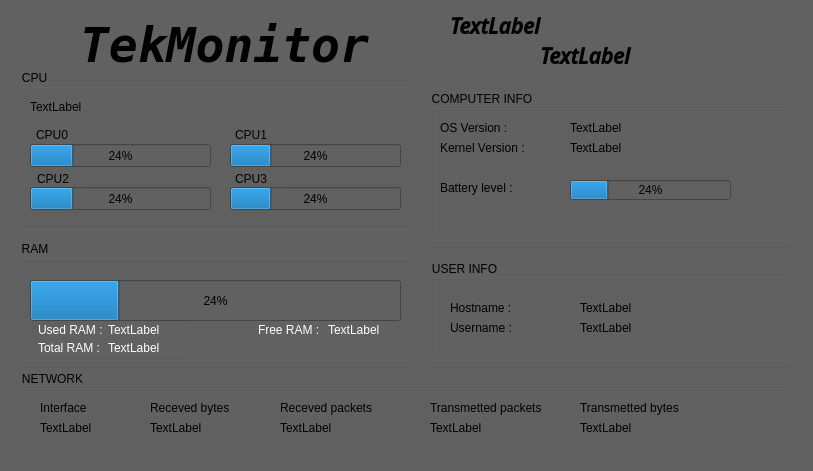
<?xml version="1.0" encoding="UTF-8"?>
<ui version="4.0">
 <class>MainWindow</class>
 <widget class="QMainWindow" name="MainWindow">
  <property name="enabled">
   <bool>true</bool>
  </property>
  <property name="geometry">
   <rect>
    <x>0</x>
    <y>0</y>
    <width>813</width>
    <height>471</height>
   </rect>
  </property>
  <property name="windowTitle">
   <string>TekMonitor</string>
  </property>
  <property name="windowIcon">
   <iconset>
    <normaloff>images/monitor.ico</normaloff>images/monitor.ico</iconset>
  </property>
  <property name="autoFillBackground">
   <bool>false</bool>
  </property>
  <property name="styleSheet">
   <string notr="true">background-color: #616161;</string>
  </property>
  <widget class="QWidget" name="centralWidget">
   <widget class="QGroupBox" name="groupBox">
    <property name="geometry">
     <rect>
      <x>20</x>
      <y>69</y>
      <width>391</width>
      <height>161</height>
     </rect>
    </property>
    <property name="styleSheet">
     <string notr="true"/>
    </property>
    <property name="title">
     <string>CPU</string>
    </property>
    <property name="flat">
     <bool>false</bool>
    </property>
    <widget class="QProgressBar" name="progressBar">
     <property name="geometry">
      <rect>
       <x>10</x>
       <y>118</y>
       <width>181</width>
       <height>23</height>
      </rect>
     </property>
     <property name="styleSheet">
      <string notr="true"/>
     </property>
     <property name="value">
      <number>24</number>
     </property>
    </widget>
    <widget class="QProgressBar" name="progressBar_2">
     <property name="geometry">
      <rect>
       <x>210</x>
       <y>118</y>
       <width>171</width>
       <height>23</height>
      </rect>
     </property>
     <property name="styleSheet">
      <string notr="true"/>
     </property>
     <property name="value">
      <number>24</number>
     </property>
    </widget>
    <widget class="QProgressBar" name="progressBar_3">
     <property name="geometry">
      <rect>
       <x>10</x>
       <y>75</y>
       <width>181</width>
       <height>23</height>
      </rect>
     </property>
     <property name="styleSheet">
      <string notr="true"/>
     </property>
     <property name="value">
      <number>24</number>
     </property>
    </widget>
    <widget class="QProgressBar" name="progressBar_6">
     <property name="geometry">
      <rect>
       <x>210</x>
       <y>75</y>
       <width>171</width>
       <height>23</height>
      </rect>
     </property>
     <property name="styleSheet">
      <string notr="true"/>
     </property>
     <property name="value">
      <number>24</number>
     </property>
    </widget>
    <widget class="QLabel" name="label_22">
     <property name="geometry">
      <rect>
       <x>16</x>
       <y>58</y>
       <width>53</width>
       <height>16</height>
      </rect>
     </property>
     <property name="text">
      <string>CPU0</string>
     </property>
    </widget>
    <widget class="QLabel" name="label_23">
     <property name="geometry">
      <rect>
       <x>215</x>
       <y>58</y>
       <width>53</width>
       <height>16</height>
      </rect>
     </property>
     <property name="text">
      <string>CPU1</string>
     </property>
    </widget>
    <widget class="QLabel" name="label_24">
     <property name="geometry">
      <rect>
       <x>17</x>
       <y>102</y>
       <width>53</width>
       <height>16</height>
      </rect>
     </property>
     <property name="text">
      <string>CPU2</string>
     </property>
    </widget>
    <widget class="QLabel" name="label_25">
     <property name="geometry">
      <rect>
       <x>215</x>
       <y>102</y>
       <width>53</width>
       <height>16</height>
      </rect>
     </property>
     <property name="text">
      <string>CPU3</string>
     </property>
    </widget>
    <widget class="QLabel" name="label_26">
     <property name="geometry">
      <rect>
       <x>10</x>
       <y>30</y>
       <width>341</width>
       <height>16</height>
      </rect>
     </property>
     <property name="text">
      <string>TextLabel</string>
     </property>
    </widget>
   </widget>
   <widget class="QLabel" name="label_3">
    <property name="geometry">
     <rect>
      <x>540</x>
      <y>40</y>
      <width>221</width>
      <height>31</height>
     </rect>
    </property>
    <property name="font">
     <font>
      <family>Open Sans Semibold</family>
      <pointsize>16</pointsize>
      <weight>75</weight>
      <italic>true</italic>
      <bold>true</bold>
     </font>
    </property>
    <property name="text">
     <string>TextLabel</string>
    </property>
   </widget>
   <widget class="QLabel" name="label_4">
    <property name="geometry">
     <rect>
      <x>450</x>
      <y>10</y>
      <width>221</width>
      <height>31</height>
     </rect>
    </property>
    <property name="font">
     <font>
      <family>Open Sans Semibold</family>
      <pointsize>16</pointsize>
      <weight>75</weight>
      <italic>true</italic>
      <bold>true</bold>
     </font>
    </property>
    <property name="text">
     <string>TextLabel</string>
    </property>
   </widget>
   <widget class="QGroupBox" name="groupBox_2">
    <property name="geometry">
     <rect>
      <x>20</x>
      <y>240</y>
      <width>391</width>
      <height>121</height>
     </rect>
    </property>
    <property name="title">
     <string>RAM</string>
    </property>
    <widget class="QProgressBar" name="progressBar_5">
     <property name="geometry">
      <rect>
       <x>10</x>
       <y>40</y>
       <width>371</width>
       <height>41</height>
      </rect>
     </property>
     <property name="styleSheet">
      <string notr="true"/>
     </property>
     <property name="value">
      <number>24</number>
     </property>
    </widget>
    <widget class="QLabel" name="label_6">
     <property name="geometry">
      <rect>
       <x>18</x>
       <y>82</y>
       <width>81</width>
       <height>16</height>
      </rect>
     </property>
     <property name="styleSheet">
      <string notr="true">color: #FFFFFF;</string>
     </property>
     <property name="text">
      <string>Used RAM :</string>
     </property>
    </widget>
    <widget class="QLabel" name="label_7">
     <property name="geometry">
      <rect>
       <x>238</x>
       <y>82</y>
       <width>81</width>
       <height>16</height>
      </rect>
     </property>
     <property name="styleSheet">
      <string notr="true">color: #FFFFFF;</string>
     </property>
     <property name="text">
      <string>Free RAM :</string>
     </property>
    </widget>
    <widget class="QLabel" name="label_9">
     <property name="geometry">
      <rect>
       <x>88</x>
       <y>82</y>
       <width>81</width>
       <height>16</height>
      </rect>
     </property>
     <property name="styleSheet">
      <string notr="true">color: #FFFFFF;</string>
     </property>
     <property name="text">
      <string>TextLabel</string>
     </property>
    </widget>
    <widget class="QLabel" name="label_10">
     <property name="geometry">
      <rect>
       <x>308</x>
       <y>82</y>
       <width>71</width>
       <height>16</height>
      </rect>
     </property>
     <property name="styleSheet">
      <string notr="true">color: #FFFFFF;</string>
     </property>
     <property name="text">
      <string>TextLabel</string>
     </property>
    </widget>
    <widget class="QLabel" name="label_19">
     <property name="geometry">
      <rect>
       <x>18</x>
       <y>100</y>
       <width>81</width>
       <height>16</height>
      </rect>
     </property>
     <property name="styleSheet">
      <string notr="true">color: #FFFFFF;</string>
     </property>
     <property name="text">
      <string>Total RAM :</string>
     </property>
    </widget>
    <widget class="QLabel" name="label_20">
     <property name="geometry">
      <rect>
       <x>88</x>
       <y>100</y>
       <width>81</width>
       <height>16</height>
      </rect>
     </property>
     <property name="styleSheet">
      <string notr="true">color: #FFFFFF;</string>
     </property>
     <property name="text">
      <string>TextLabel</string>
     </property>
    </widget>
   </widget>
   <widget class="QGroupBox" name="groupBox_3">
    <property name="geometry">
     <rect>
      <x>20</x>
      <y>370</y>
      <width>771</width>
      <height>81</height>
     </rect>
    </property>
    <property name="title">
     <string>NETWORK</string>
    </property>
    <widget class="QLabel" name="label_5">
     <property name="geometry">
      <rect>
       <x>20</x>
       <y>50</y>
       <width>53</width>
       <height>16</height>
      </rect>
     </property>
     <property name="text">
      <string>TextLabel</string>
     </property>
    </widget>
    <widget class="QLabel" name="label_8">
     <property name="geometry">
      <rect>
       <x>130</x>
       <y>50</y>
       <width>91</width>
       <height>16</height>
      </rect>
     </property>
     <property name="text">
      <string>TextLabel</string>
     </property>
    </widget>
    <widget class="QLabel" name="label_11">
     <property name="geometry">
      <rect>
       <x>260</x>
       <y>50</y>
       <width>53</width>
       <height>16</height>
      </rect>
     </property>
     <property name="text">
      <string>TextLabel</string>
     </property>
    </widget>
    <widget class="QLabel" name="label_12">
     <property name="geometry">
      <rect>
       <x>410</x>
       <y>50</y>
       <width>53</width>
       <height>16</height>
      </rect>
     </property>
     <property name="text">
      <string>TextLabel</string>
     </property>
    </widget>
    <widget class="QLabel" name="label_13">
     <property name="geometry">
      <rect>
       <x>560</x>
       <y>50</y>
       <width>53</width>
       <height>16</height>
      </rect>
     </property>
     <property name="text">
      <string>TextLabel</string>
     </property>
    </widget>
    <widget class="QLabel" name="label_14">
     <property name="geometry">
      <rect>
       <x>20</x>
       <y>30</y>
       <width>53</width>
       <height>16</height>
      </rect>
     </property>
     <property name="text">
      <string>Interface</string>
     </property>
    </widget>
    <widget class="QLabel" name="label_15">
     <property name="geometry">
      <rect>
       <x>260</x>
       <y>30</y>
       <width>101</width>
       <height>16</height>
      </rect>
     </property>
     <property name="text">
      <string>Receved packets</string>
     </property>
    </widget>
    <widget class="QLabel" name="label_16">
     <property name="geometry">
      <rect>
       <x>560</x>
       <y>30</y>
       <width>171</width>
       <height>16</height>
      </rect>
     </property>
     <property name="text">
      <string>Transmetted bytes</string>
     </property>
    </widget>
    <widget class="QLabel" name="label_17">
     <property name="geometry">
      <rect>
       <x>410</x>
       <y>30</y>
       <width>121</width>
       <height>16</height>
      </rect>
     </property>
     <property name="text">
      <string>Transmetted packets</string>
     </property>
    </widget>
    <widget class="QLabel" name="label_18">
     <property name="geometry">
      <rect>
       <x>130</x>
       <y>30</y>
       <width>91</width>
       <height>16</height>
      </rect>
     </property>
     <property name="text">
      <string>Receved bytes</string>
     </property>
    </widget>
   </widget>
   <widget class="QLabel" name="label_27">
    <property name="geometry">
     <rect>
      <x>80</x>
      <y>20</y>
      <width>301</width>
      <height>51</height>
     </rect>
    </property>
    <property name="font">
     <font>
      <family>DejaVu Sans Mono</family>
      <pointsize>36</pointsize>
      <weight>75</weight>
      <italic>true</italic>
      <bold>true</bold>
     </font>
    </property>
    <property name="text">
     <string>TekMonitor</string>
    </property>
   </widget>
   <widget class="QGroupBox" name="groupBox_4">
    <property name="geometry">
     <rect>
      <x>430</x>
      <y>90</y>
      <width>361</width>
      <height>151</height>
     </rect>
    </property>
    <property name="title">
     <string>COMPUTER INFO</string>
    </property>
    <widget class="QLabel" name="label">
     <property name="geometry">
      <rect>
       <x>140</x>
       <y>30</y>
       <width>201</width>
       <height>16</height>
      </rect>
     </property>
     <property name="styleSheet">
      <string notr="true">color: black;</string>
     </property>
     <property name="text">
      <string>TextLabel</string>
     </property>
    </widget>
    <widget class="QLabel" name="label_2">
     <property name="geometry">
      <rect>
       <x>140</x>
       <y>50</y>
       <width>201</width>
       <height>16</height>
      </rect>
     </property>
     <property name="styleSheet">
      <string notr="true">color: black</string>
     </property>
     <property name="text">
      <string>TextLabel</string>
     </property>
    </widget>
    <widget class="QLabel" name="label_28">
     <property name="geometry">
      <rect>
       <x>10</x>
       <y>30</y>
       <width>81</width>
       <height>16</height>
      </rect>
     </property>
     <property name="autoFillBackground">
      <bool>false</bool>
     </property>
     <property name="styleSheet">
      <string notr="true">color:black</string>
     </property>
     <property name="text">
      <string>OS Version :</string>
     </property>
    </widget>
    <widget class="QLabel" name="label_29">
     <property name="geometry">
      <rect>
       <x>10</x>
       <y>50</y>
       <width>91</width>
       <height>16</height>
      </rect>
     </property>
     <property name="styleSheet">
      <string notr="true">color:black</string>
     </property>
     <property name="text">
      <string>Kernel Version :</string>
     </property>
    </widget>
    <widget class="QProgressBar" name="progressBar_4">
     <property name="geometry">
      <rect>
       <x>140</x>
       <y>90</y>
       <width>161</width>
       <height>20</height>
      </rect>
     </property>
     <property name="styleSheet">
      <string notr="true"/>
     </property>
     <property name="value">
      <number>24</number>
     </property>
    </widget>
    <widget class="QLabel" name="label_34">
     <property name="geometry">
      <rect>
       <x>10</x>
       <y>90</y>
       <width>91</width>
       <height>16</height>
      </rect>
     </property>
     <property name="styleSheet">
      <string notr="true">color:black</string>
     </property>
     <property name="text">
      <string>Battery level :</string>
     </property>
    </widget>
    <widget class="QLabel" name="label_35">
     <property name="enabled">
      <bool>false</bool>
     </property>
     <property name="geometry">
      <rect>
       <x>310</x>
       <y>86</y>
       <width>31</width>
       <height>31</height>
      </rect>
     </property>
     <property name="text">
      <string/>
     </property>
     <property name="pixmap">
      <pixmap>images/plugged.png</pixmap>
     </property>
     <property name="scaledContents">
      <bool>true</bool>
     </property>
    </widget>
   </widget>
   <widget class="QGroupBox" name="groupBox_5">
    <property name="geometry">
     <rect>
      <x>430</x>
      <y>260</y>
      <width>361</width>
      <height>101</height>
     </rect>
    </property>
    <property name="title">
     <string>USER INFO</string>
    </property>
    <widget class="QLabel" name="label_33">
     <property name="geometry">
      <rect>
       <x>150</x>
       <y>60</y>
       <width>201</width>
       <height>16</height>
      </rect>
     </property>
     <property name="styleSheet">
      <string notr="true">color: black</string>
     </property>
     <property name="text">
      <string>TextLabel</string>
     </property>
    </widget>
    <widget class="QLabel" name="label_32">
     <property name="geometry">
      <rect>
       <x>20</x>
       <y>60</y>
       <width>91</width>
       <height>16</height>
      </rect>
     </property>
     <property name="styleSheet">
      <string notr="true">color:black</string>
     </property>
     <property name="text">
      <string>Username :</string>
     </property>
    </widget>
    <widget class="QLabel" name="label_31">
     <property name="geometry">
      <rect>
       <x>150</x>
       <y>40</y>
       <width>201</width>
       <height>16</height>
      </rect>
     </property>
     <property name="styleSheet">
      <string notr="true">color: black</string>
     </property>
     <property name="text">
      <string>TextLabel</string>
     </property>
    </widget>
    <widget class="QLabel" name="label_30">
     <property name="geometry">
      <rect>
       <x>20</x>
       <y>40</y>
       <width>91</width>
       <height>16</height>
      </rect>
     </property>
     <property name="styleSheet">
      <string notr="true">color:black</string>
     </property>
     <property name="text">
      <string>Hostname :</string>
     </property>
    </widget>
   </widget>
  </widget>
 </widget>
 <layoutdefault spacing="6" margin="11"/>
 <resources/>
 <connections/>
</ui>
